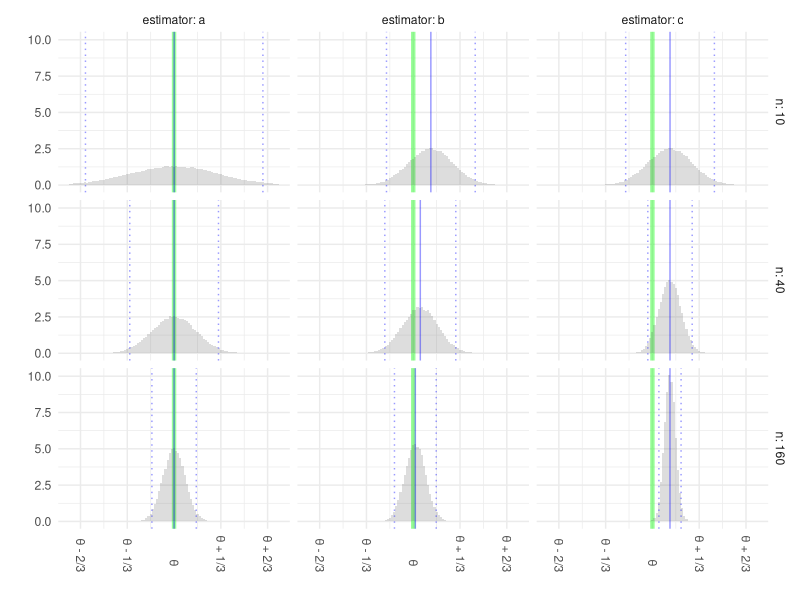
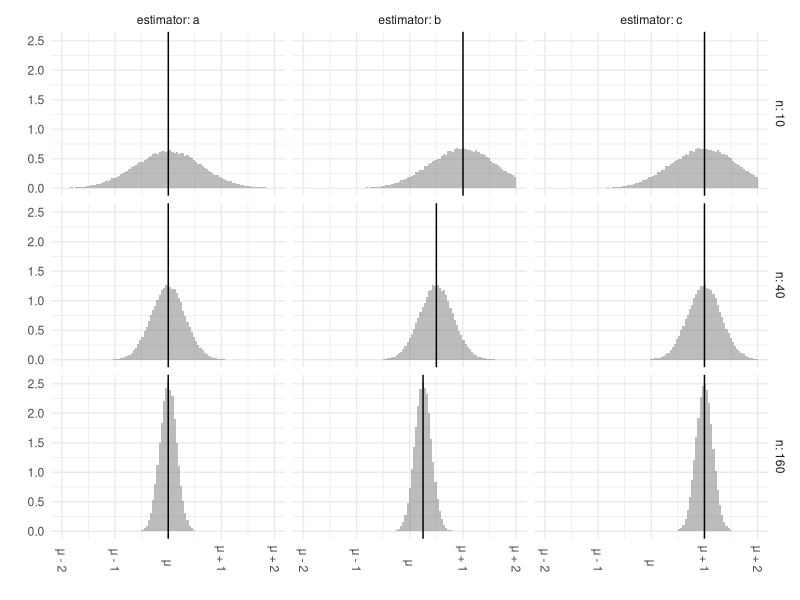
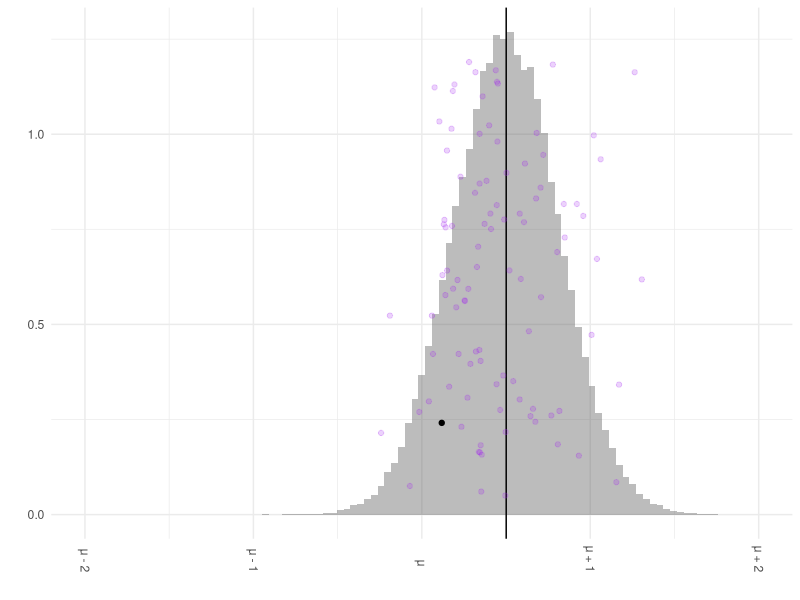

The R script that drew these images, in order:
## ---- chunk 1
#| echo: false
library(ggplot2)
library(purrr)
library(tidyverse)
library(scales)
theme_set(theme_minimal())
## ---- chunk 2
#| echo: false
if (knitr::is_latex_output()) {
    knitr::opts_chunk$set(dev = "cairo_pdf")
}
theme_set(theme_minimal())
## ---- chunk 3
#| echo: false
#| out-height: 4in
set.seed(1234)
n.prior = 10
theta.prior = .75
theta = .5

error = 2 * rnorm(100000)
bias = list(a = function(n) 0, 
            b = function(n) n.prior * (theta.prior - theta) / (n.prior + n), 
            c = function(n) n * (theta.prior-theta) / (n + n))                # n.prior = n
variance = list(a = function(n) theta*(1-theta)/n, 
                b = function(n) theta*(1-theta) * n / (n.prior + n)^2, 
                c = function(n) theta*(1-theta) * n / (n + n)^2)


plotdata = expand_grid(estimator = names(bias), n = c(10, 40, 160)) %>%
    pmap(function(estimator, n) {
        thebias = bias[[estimator]](n)
        thevar = variance[[estimator]](n)
        data.frame(estimator = estimator, n = n, muhat = thebias + error * sqrt(thevar))
    }) |> bind_rows()

summaries = plotdata |>
    group_by(n, estimator) |>
    summarize(mean = mean(muhat), sd = sd(muhat))

breaks = seq(-2/3, 2/3, by = 1/3) 
signs = case_when(
    breaks < 0 ~ "-",
    breaks == 0 ~ "",
    breaks > 0 ~ "+"
)
offsets = case_when(
    breaks != 0 ~ sprintf("%d/3", 3*abs(breaks)),
    breaks == 0 ~ ""
)
labels.abstract = sprintf("θ %s %s", signs, offsets)

ggplot(plotdata) +
    geom_vline(aes(xintercept = theta), data = data.frame(theta=0), color='green',alpha=.4, linewidth=1.5) +
    geom_histogram(aes(x = muhat, y = after_stat(density)), bins = 100, alpha = .2) +
    geom_vline(aes(xintercept = mean), data = summaries, alpha=.4, color='blue') +
    geom_vline(aes(xintercept = mean + 2 * sd), data = summaries, linetype = "dotted", color='blue',alpha=.4) +
    geom_vline(aes(xintercept = mean - 2 * sd), data = summaries, linetype = "dotted", color='blue',alpha=.4) +
    scale_x_continuous(breaks = breaks, labels = labels.abstract, limits = c(-3/4,3/4)) +
    theme(axis.text.x = element_text(angle = -90, vjust = 0.5, hjust = 1)) +
    xlab("") +
    ylab("") +
    facet_grid(n ~ estimator, labeller = labeller(n = label_both, estimator = label_both))
## ---- chunk 4
#| echo: false
#| out-height: 4in
set.seed(1234)
error <- 2 * rnorm(100000)
bias <- list(a = function(n) 0, b = function(n) sqrt(10) / sqrt(n), c = function(n) 1)

plotdata <- expand_grid(estimator = names(bias), n = c(10, 40, 160)) %>%
    pmap(function(estimator, n) {
        thebias <- bias[[estimator]](n)
        data.frame(estimator = estimator, n = n, muhat = thebias + error / sqrt(n))
    }) |>
    bind_rows()
summaries <- plotdata |>
    group_by(n, estimator) |>
    summarize(mean = mean(muhat))

breaks <- seq(-4, 4, by = 2) / 2
signs <- case_when(
    breaks < 0 ~ "-",
    breaks == 0 ~ "",
    breaks > 0 ~ "+"
)
offsets <- case_when(
    breaks != 0 ~ sprintf("%d", abs(breaks)),
    breaks == 0 ~ ""
)
labels.abstract <- sprintf("μ %s %s", signs, offsets)

ggplot(plotdata) +
    geom_histogram(aes(x = muhat, y = after_stat(density)), bins = 100, alpha = .4) +
    geom_vline(aes(xintercept = mean), data = summaries) +
    scale_x_continuous(breaks = breaks, labels = labels.abstract, limits = range(breaks)) +
    theme(axis.text.x = element_text(angle = -90, vjust = 0.5, hjust = 1)) +
    xlab("") +
    ylab("") +
    facet_grid(n ~ estimator, labeller = labeller(n = label_both, estimator = label_both))
## ---- chunk 5
K <- 100
plotdata$height <- runif(nrow(plotdata), 0, 1.2)
dotplotdata <- plotdata |> filter(n == 40 & estimator == "b")
dotplotsummaries <- summaries |> filter(n == 40 & estimator == "b")

ggplot(dotplotdata) +
    geom_histogram(aes(x = muhat, y = after_stat(density)), bins = 100, alpha = .4) +
    geom_vline(aes(xintercept = mean), data = dotplotsummaries) +
    geom_point(aes(x = muhat, y = height),
        alpha = .2,
        color = "purple", data = dotplotdata[2:K, ]
    ) +
    geom_point(aes(x = muhat, y = height),
        alpha = 1,
        color = "black", data = dotplotdata[1, ]
    ) +
    scale_x_continuous(breaks = breaks, labels = labels.abstract, limits = range(breaks)) +
    theme(axis.text.x = element_text(angle = -90, vjust = 0.5, hjust = 1)) +
    xlab("") +
    ylab("")
